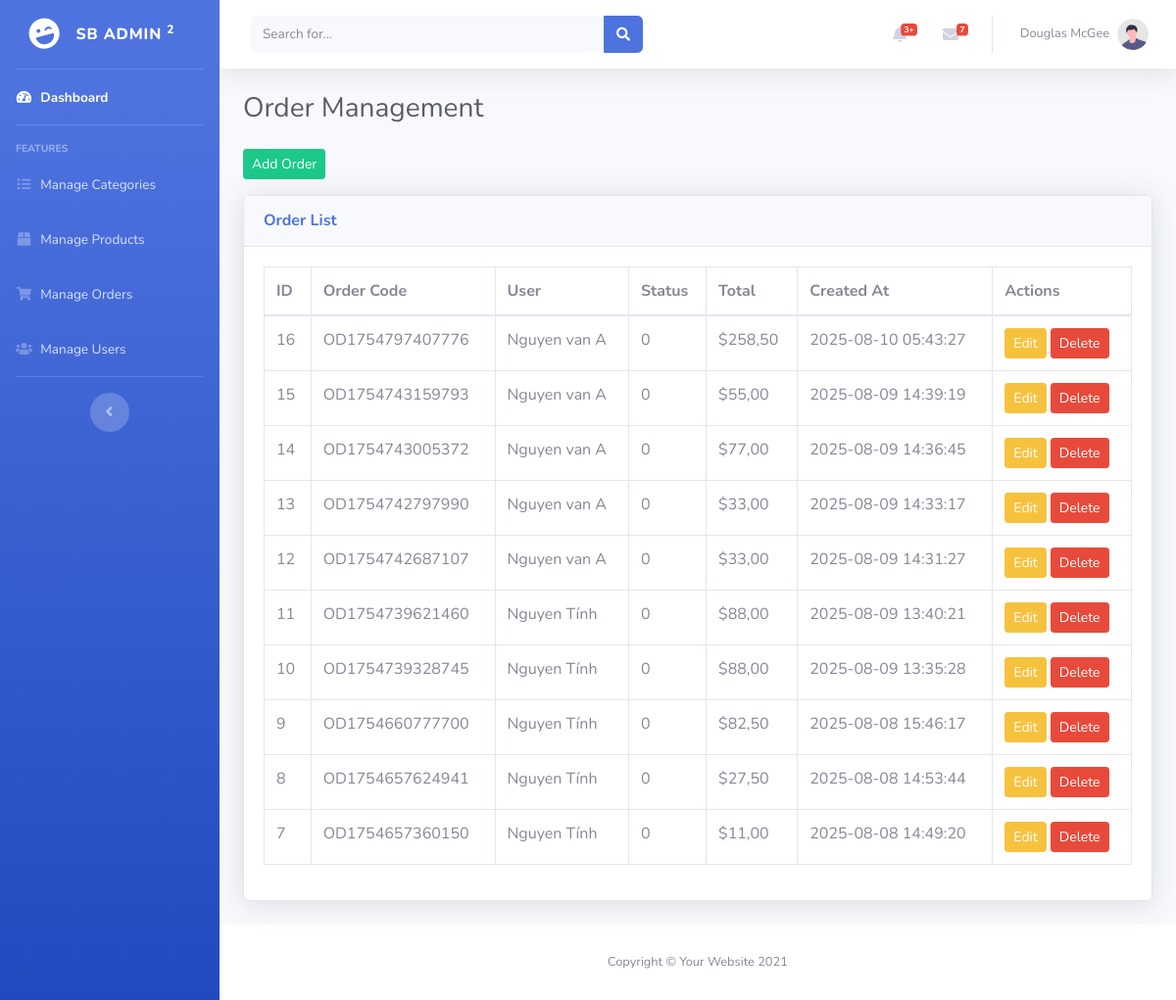
Page /admin/ManageOrders/index.php on the committed database.
### tables this page shows
CREATE TABLE `orders` (
  `id` int(11) NOT NULL,
  `user_id` int(11) ,
  `order_code` varchar(255) NOT NULL,
  `note` text ,
  `status` varchar(100) ,
  `subtotal` decimal(10,2) ,
  `tax_fee` decimal(10,2) ,
  `total` decimal(10,2) ,
  `created_at` datetime ,
  `updated_at` datetime ,
  `total_price` decimal(10,2) NOT NULL DEFAULT 0.00
);

CREATE TABLE `users` (
  `id` int(11) NOT NULL,
  `name` varchar(255) NOT NULL,
  `email` varchar(255) NOT NULL,
  `phone` varchar(255) NOT NULL,
  `password` varchar(255) NOT NULL,
  `role` varchar(255) NOT NULL DEFAULT 'user',
  `address` varchar(255) ,
  `created_at` datetime 
);

### admin/ManageOrders/index.php (the view)
<?php
require_once '../../config/database.php';
include '../admin_header.php';
$stmt = $pdo->query('SELECT o.*, u.name as user_name FROM orders o LEFT JOIN users u ON o.user_id = u.id ORDER BY o.id DESC');
$orders = $stmt->fetchAll();
?>
<div class="container-fluid">
    <h1 class="h3 mb-4 text-gray-800">Order Management</h1>
    <a href="add_form.php" class="btn btn-success btn-sm mb-3">Add Order</a>
    <div class="card shadow mb-4">
        <div class="card-header py-3">
            <h6 class="m-0 font-weight-bold text-primary">Order List</h6>
        </div>
        <div class="card-body">
            <div class="table-responsive">
                <table class="table table-bordered" width="100%" cellspacing="0">
                    <thead>
                        <tr>
                            <th>ID</th>
                            <th>Order Code</th>
                            <th>User</th>
                            <th>Status</th>
                            <th>Total</th>
                            <th>Created At</th>
                            <th>Actions</th>
                        </tr>
                    </thead>
                    <tbody>
                        <?php foreach ($orders as $o): ?>
                        <tr>
                            <td><?= $o['id'] ?></td>
                            <td><?= htmlspecialchars($o['order_code']) ?></td>
                            <td><?= htmlspecialchars($o['user_name']) ?></td>
                            <td><?= htmlspecialchars($o['status']) ?></td>
                            <td>$<?= number_format($o['total'], 2, ',', '.') ?></td>
                            <td><?= $o['created_at'] ?></td>
                            <td>
                                <a href="edit.php?id=<?= $o['id'] ?>" class="btn btn-warning btn-sm">Edit</a>
                                <a href="delete.php?id=<?= $o['id'] ?>" class="btn btn-danger btn-sm" onclick="return confirm('Bạn có chắc muốn xóa đơn hàng này?')">Delete</a>
                            </td>
                        </tr>
                        <?php endforeach; ?>
                    </tbody>
                </table>
            </div>
        </div>
    </div>
</div>
<?php include '../admin_footer.php'; ?>

### rows in the picture
orders: id "16", order_code "OD1754797407776", user.name "Nguyen van A", status "0", total "258,50", created_at "2025-08-10 05:43:27"
orders: id "15", order_code "OD1754743159793", user.name "Nguyen van A", status "0", total "55,00", created_at "2025-08-09 14:39:19"
orders: id "14", order_code "OD1754743005372", user.name "Nguyen van A", status "0", total "77,00", created_at "2025-08-09 14:36:45"
orders: id "13", order_code "OD1754742797990", user.name "Nguyen van A", status "0", total "33,00", created_at "2025-08-09 14:33:17"
orders: id "12", order_code "OD1754742687107", user.name "Nguyen van A", status "0", total "33,00", created_at "2025-08-09 14:31:27"
orders: id "11", order_code "OD1754739621460", user.name "Nguyen Tính", status "0", total "88,00", created_at "2025-08-09 13:40:21"
orders: id "10", order_code "OD1754739328745", user.name "Nguyen Tính", status "0", total "88,00", created_at "2025-08-09 13:35:28"
orders: id "9", order_code "OD1754660777700", user.name "Nguyen Tính", status "0", total "82,50", created_at "2025-08-08 15:46:17"
orders: id "8", order_code "OD1754657624941", user.name "Nguyen Tính", status "0", total "27,50", created_at "2025-08-08 14:53:44"
orders: id "7", order_code "OD1754657360150", user.name "Nguyen Tính", status "0", total "11,00", created_at "2025-08-08 14:49:20"
